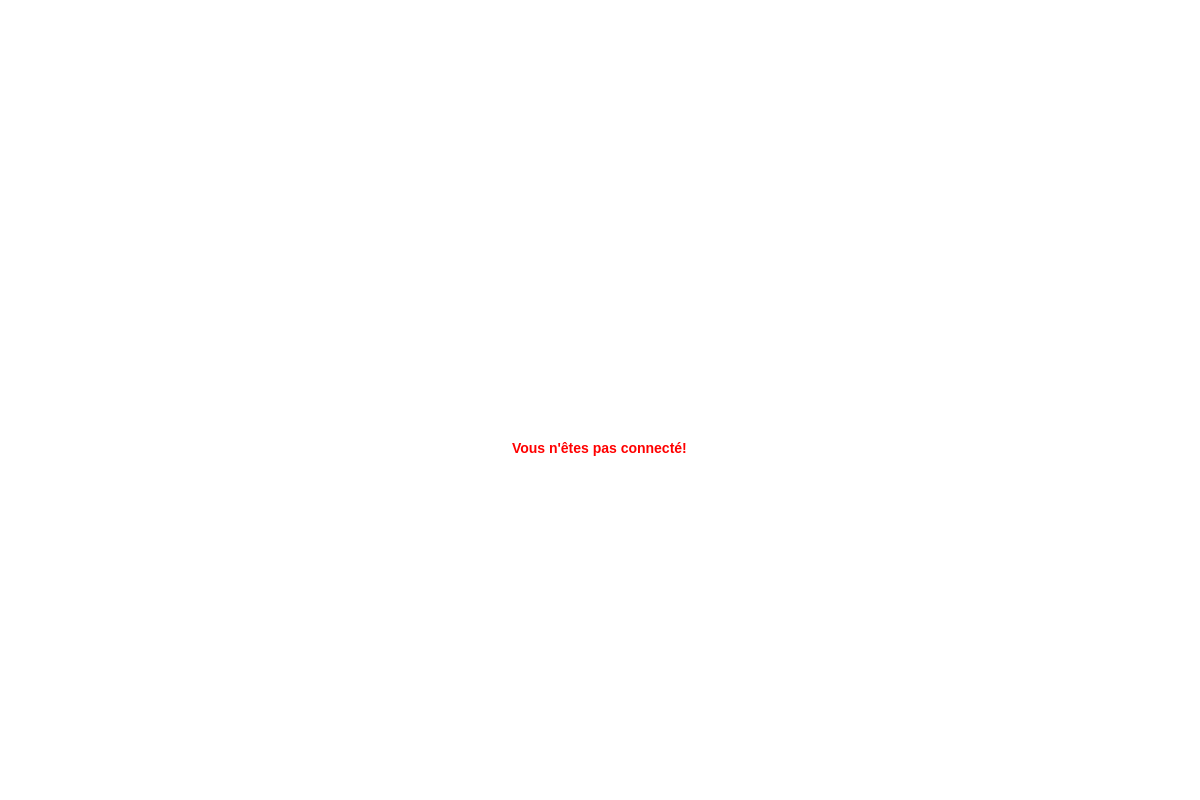
<?xml version="1.0" encoding="UTF-8"?>
<ui version="4.0">
 <class>MainWindow</class>
 <widget class="QMainWindow" name="MainWindow">
  <property name="geometry">
   <rect>
    <x>0</x>
    <y>0</y>
    <width>1200</width>
    <height>800</height>
   </rect>
  </property>
  <property name="windowTitle">
   <string>Récepteur VHF</string>
  </property>
  <property name="styleSheet">
   <string notr="true">background-color: #FFFFFF;</string>
  </property>
  <widget class="QWidget" name="centralwidget">
   <layout class="QHBoxLayout" name="horizontalLayout" stretch="0">
    <property name="spacing">
     <number>0</number>
    </property>
    <property name="leftMargin">
     <number>0</number>
    </property>
    <property name="topMargin">
     <number>0</number>
    </property>
    <property name="rightMargin">
     <number>0</number>
    </property>
    <property name="bottomMargin">
     <number>0</number>
    </property>
    <item>
     <widget class="QWidget" name="mainContent" native="true">
      <layout class="QVBoxLayout" name="verticalLayout_3" stretch="0,0,0,0">
       <property name="spacing">
        <number>0</number>
       </property>
       <property name="leftMargin">
        <number>0</number>
       </property>
       <property name="topMargin">
        <number>0</number>
       </property>
       <property name="rightMargin">
        <number>0</number>
       </property>
       <property name="bottomMargin">
        <number>0</number>
       </property>
       <item>
        <spacer name="verticalSpacer">
         <property name="orientation">
          <enum>Qt::Orientation::Vertical</enum>
         </property>
         <property name="sizeHint" stdset="0">
          <size>
           <width>20</width>
           <height>40</height>
          </size>
         </property>
        </spacer>
       </item>
       <item alignment="Qt::AlignmentFlag::AlignHCenter|Qt::AlignmentFlag::AlignVCenter">
        <widget class="QLabel" name="label">
         <property name="minimumSize">
          <size>
           <width>96</width>
           <height>96</height>
          </size>
         </property>
         <property name="maximumSize">
          <size>
           <width>96</width>
           <height>96</height>
          </size>
         </property>
         <property name="text">
          <string/>
         </property>
         <property name="pixmap">
          <pixmap resource="../assets/icons.qrc">:/icons/icons/xbox-x.svg</pixmap>
         </property>
         <property name="scaledContents">
          <bool>true</bool>
         </property>
        </widget>
       </item>
       <item alignment="Qt::AlignmentFlag::AlignHCenter|Qt::AlignmentFlag::AlignVCenter">
        <widget class="QLabel" name="label_2">
         <property name="styleSheet">
          <string notr="true">font-weight: 700;
font-size: 14px;
color: #FF0000;</string>
         </property>
         <property name="text">
          <string>Vous n'êtes pas connecté!</string>
         </property>
        </widget>
       </item>
       <item>
        <spacer name="verticalSpacer_2">
         <property name="orientation">
          <enum>Qt::Orientation::Vertical</enum>
         </property>
         <property name="sizeHint" stdset="0">
          <size>
           <width>20</width>
           <height>40</height>
          </size>
         </property>
        </spacer>
       </item>
      </layout>
     </widget>
    </item>
   </layout>
  </widget>
 </widget>
 <resources>
  <include location="../assets/icons.qrc"/>
 </resources>
 <connections/>
</ui>
